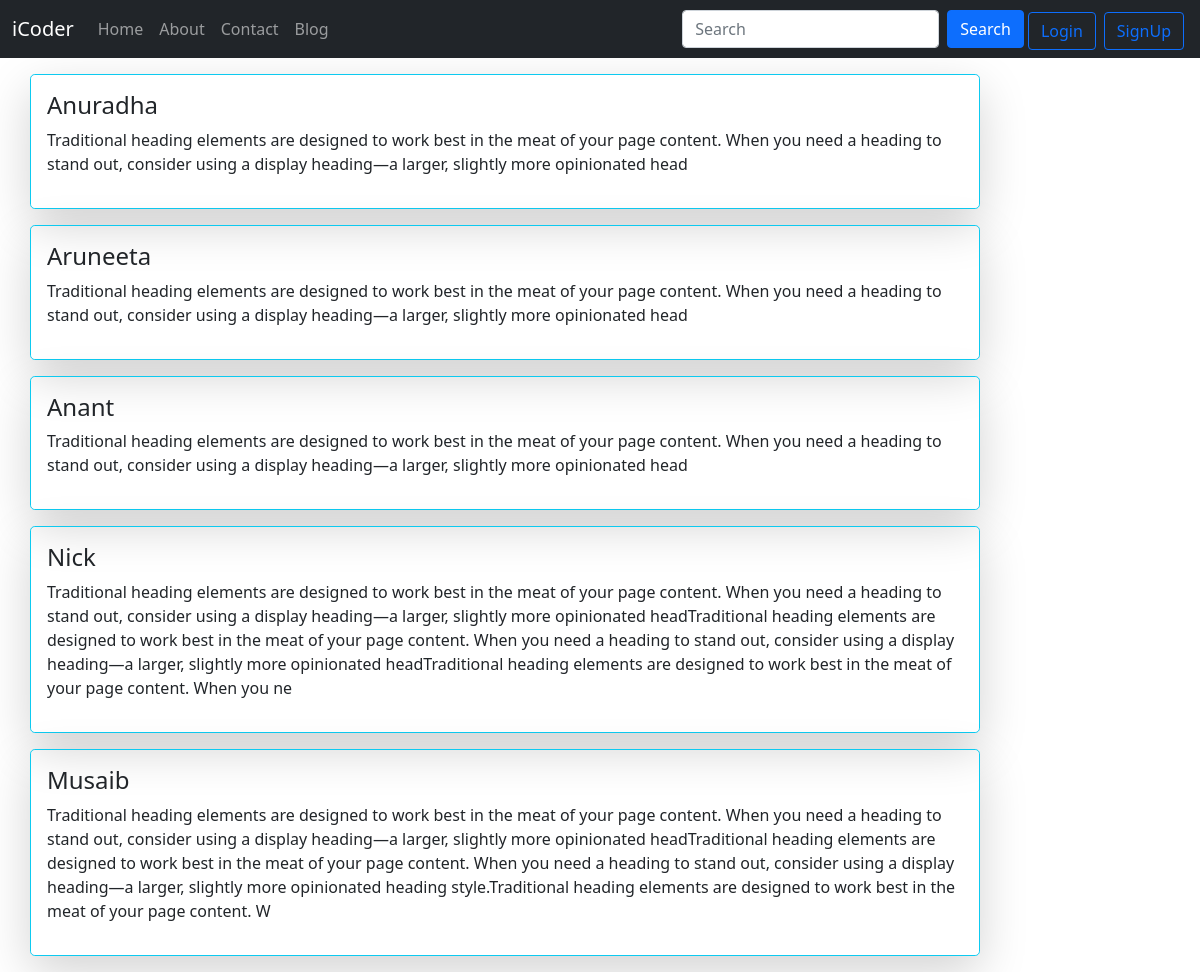
/about, run on the app's committed database.
### blog/models.py (models this page shows, shortened)
class Post(models.Model):
    sno=models.IntegerField()
    title=models.CharField(max_length=50)
    author=models.CharField(max_length=20)
    aboutauthor=models.CharField(max_length=500)
    views=models.IntegerField(default=0)
    content=models.TextField(max_length=1000)
    slug=models.CharField(max_length=30)
    timedate=models.DateField(blank=True)

### home/views.py (the view)
# urls.py: path('about',views.about,name="about"),
def about(request):
    posts=Post.objects.all()
    context={'posts':posts}
    return render(request,'home/about.html',context)

### templates/home/about.html (shortened to what this page needs)
{% extends 'base.html' %}
{% block aboutactive %}active{% endblock %}
{% block body %}
{% for post in posts %}
<div class="container my-3">
<div class="row align-items-md-stretch">
    <div class="h-100 border border-info shadow-lg  col-md-10 p-3 text-bg-dark rounded-3">
        <h4 class="text-dark text-sm">{{post.author}}</h4>
        <p> {{post.aboutauthor}}</p>
      </div>
  </div>
</div>
{% endfor %}
{% endblock %}

### data on the page
Post: author "Anuradha", aboutauthor "Traditional heading elements are designed to work best in the meat of your page content. When you need a heading to stand out, consider using a display heading—a larger, slightly more opinionated head"
Post: author "Aruneeta", aboutauthor "Traditional heading elements are designed to work best in the meat of your page content. When you need a heading to stand out, consider using a display heading—a larger, slightly more opinionated head"
Post: author "Anant", aboutauthor "Traditional heading elements are designed to work best in the meat of your page content. When you need a heading to stand out, consider using a display heading—a larger, slightly more opinionated head"
Post: author "Nick", aboutauthor "Traditional heading elements are designed to work best in the meat of your page content. When you need a heading to stand out, consider using a display heading—a larger, slightly more opinionated headTraditional heading elements are designed to work best in the meat of your page content. When you need a heading to stand out, consider using a display heading—a larger, slightly more opinionated headTraditional heading elements are designed to work best in the meat of your page content. When you ne"
Post: author "Musaib", aboutauthor "Traditional heading elements are designed to work best in the meat of your page content. When you need a heading to stand out, consider using a display heading—a larger, slightly more opinionated headTraditional heading elements are designed to work best in the meat of your page content. When you need a heading to stand out, consider using a display heading—a larger, slightly more opinionated heading style.Traditional heading elements are designed to work best in the meat of your page content. W"
